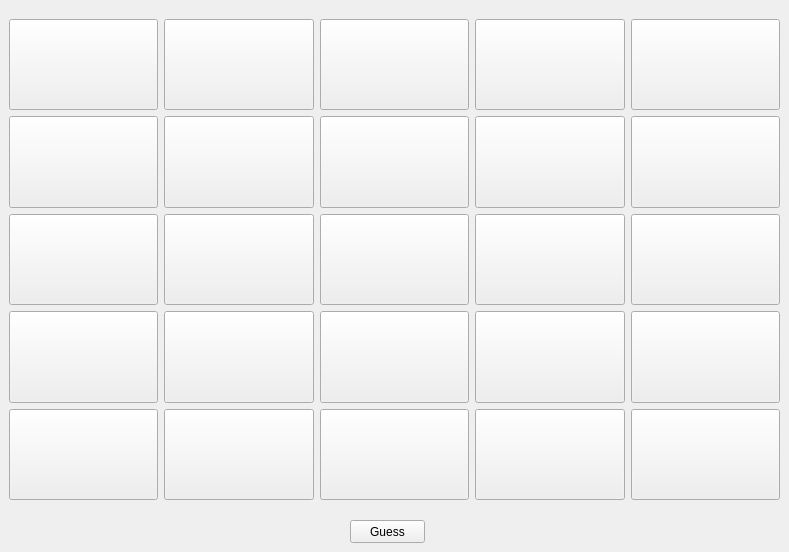
     <widget class="QWidget" name="GameField">
      <widget class="QWidget" name="gridLayoutWidget_4">
       <property name="geometry">
        <rect>
         <x>9</x>
         <y>19</y>
         <width>771</width>
         <height>481</height>
        </rect>
       </property>
       <layout class="QGridLayout" name="gridLayout_4">
        <item row="3" column="4">
         <widget class="HoverPushButton" name="cardButton20">
          <property name="sizePolicy">
           <sizepolicy hsizetype="Preferred" vsizetype="Preferred">
            <horstretch>0</horstretch>
            <verstretch>0</verstretch>
           </sizepolicy>
          </property>
          <property name="text">
           <string/>
          </property>
         </widget>
        </item>
        <item row="3" column="3">
         <widget class="HoverPushButton" name="cardButton19">
          <property name="sizePolicy">
           <sizepolicy hsizetype="Preferred" vsizetype="Preferred">
            <horstretch>0</horstretch>
            <verstretch>0</verstretch>
           </sizepolicy>
          </property>
          <property name="text">
           <string/>
          </property>
         </widget>
        </item>
        <item row="3" column="2">
         <widget class="HoverPushButton" name="cardButton18">
          <property name="sizePolicy">
           <sizepolicy hsizetype="Preferred" vsizetype="Preferred">
            <horstretch>0</horstretch>
            <verstretch>0</verstretch>
           </sizepolicy>
          </property>
          <property name="text">
           <string/>
          </property>
         </widget>
        </item>
        <item row="2" column="3">
         <widget class="HoverPushButton" name="cardButton14">
          <property name="sizePolicy">
           <sizepolicy hsizetype="Preferred" vsizetype="Preferred">
            <horstretch>0</horstretch>
            <verstretch>0</verstretch>
           </sizepolicy>
          </property>
          <property name="text">
           <string/>
          </property>
         </widget>
        </item>
        <item row="2" column="4">
         <widget class="HoverPushButton" name="cardButton15">
          <property name="sizePolicy">
           <sizepolicy hsizetype="Preferred" vsizetype="Preferred">
            <horstretch>0</horstretch>
            <verstretch>0</verstretch>
           </sizepolicy>
          </property>
          <property name="text">
           <string/>
          </property>
         </widget>
        </item>
        <item row="3" column="0">
         <widget class="HoverPushButton" name="cardButton16">
          <property name="sizePolicy">
           <sizepolicy hsizetype="Preferred" vsizetype="Preferred">
            <horstretch>0</horstretch>
            <verstretch>0</verstretch>
           </sizepolicy>
          </property>
          <property name="text">
           <string/>
          </property>
         </widget>
        </item>
        <item row="3" column="1">
         <widget class="HoverPushButton" name="cardButton17">
          <property name="sizePolicy">
           <sizepolicy hsizetype="Preferred" vsizetype="Preferred">
            <horstretch>0</horstretch>
            <verstretch>0</verstretch>
           </sizepolicy>
          </property>
          <property name="text">
           <string/>
          </property>
         </widget>
        </item>
        <item row="2" column="0">
         <widget class="HoverPushButton" name="cardButton11">
          <property name="sizePolicy">
           <sizepolicy hsizetype="Preferred" vsizetype="Preferred">
            <horstretch>0</horstretch>
            <verstretch>0</verstretch>
           </sizepolicy>
          </property>
          <property name="text">
           <string/>
          </property>
         </widget>
        </item>
        <item row="0" column="1">
         <widget class="HoverPushButton" name="cardButton2">
          <property name="sizePolicy">
           <sizepolicy hsizetype="Preferred" vsizetype="Preferred">
            <horstretch>0</horstretch>
            <verstretch>0</verstretch>
           </sizepolicy>
          </property>
          <property name="text">
           <string/>
          </property>
         </widget>
        </item>
        <item row="0" column="2">
         <widget class="HoverPushButton" name="cardButton3">
          <property name="sizePolicy">
           <sizepolicy hsizetype="Preferred" vsizetype="Preferred">
            <horstretch>0</horstretch>
            <verstretch>0</verstretch>
           </sizepolicy>
          </property>
          <property name="text">
           <string/>
          </property>
         </widget>
        </item>
        <item row="0" column="4">
         <widget class="HoverPushButton" name="cardButton5">
          <property name="sizePolicy">
           <sizepolicy hsizetype="Preferred" vsizetype="Preferred">
            <horstretch>0</horstretch>
            <verstretch>0</verstretch>
           </sizepolicy>
          </property>
          <property name="text">
           <string/>
          </property>
         </widget>
        </item>
        <item row="0" column="3">
         <widget class="HoverPushButton" name="cardButton4">
          <property name="sizePolicy">
           <sizepolicy hsizetype="Preferred" vsizetype="Preferred">
            <horstretch>0</horstretch>
            <verstretch>0</verstretch>
           </sizepolicy>
          </property>
          <property name="text">
           <string/>
          </property>
         </widget>
        </item>
        <item row="1" column="0">
         <widget class="HoverPushButton" name="cardButton6">
          <property name="sizePolicy">
           <sizepolicy hsizetype="Preferred" vsizetype="Preferred">
            <horstretch>0</horstretch>
            <verstretch>0</verstretch>
           </sizepolicy>
          </property>
          <property name="text">
           <string/>
          </property>
         </widget>
        </item>
        <item row="1" column="1">
         <widget class="HoverPushButton" name="cardButton7">
          <property name="sizePolicy">
           <sizepolicy hsizetype="Preferred" vsizetype="Preferred">
            <horstretch>0</horstretch>
            <verstretch>0</verstretch>
           </sizepolicy>
          </property>
          <property name="text">
           <string/>
          </property>
         </widget>
        </item>
        <item row="2" column="1">
         <widget class="HoverPushButton" name="cardButton12">
          <property name="sizePolicy">
           <sizepolicy hsizetype="Preferred" vsizetype="Preferred">
            <horstretch>0</horstretch>
            <verstretch>0</verstretch>
           </sizepolicy>
          </property>
          <property name="text">
           <string/>
          </property>
         </widget>
        </item>
        <item row="0" column="0">
         <widget class="HoverPushButton" name="cardButton1">
          <property name="sizePolicy">
           <sizepolicy hsizetype="Preferred" vsizetype="Preferred">
            <horstretch>0</horstretch>
            <verstretch>0</verstretch>
           </sizepolicy>
          </property>
          <property name="text">
           <string/>
          </property>
         </widget>
        </item>
        <item row="1" column="3">
         <widget class="HoverPushButton" name="cardButton9">
          <property name="sizePolicy">
           <sizepolicy hsizetype="Preferred" vsizetype="Preferred">
            <horstretch>0</horstretch>
            <verstretch>0</verstretch>
           </sizepolicy>
          </property>
          <property name="text">
           <string/>
          </property>
         </widget>
        </item>
        <item row="1" column="2">
         <widget class="HoverPushButton" name="cardButton8">
          <property name="sizePolicy">
           <sizepolicy hsizetype="Preferred" vsizetype="Preferred">
            <horstretch>0</horstretch>
            <verstretch>0</verstretch>
           </sizepolicy>
          </property>
          <property name="text">
           <string/>
          </property>
         </widget>
        </item>
        <item row="1" column="4">
         <widget class="HoverPushButton" name="cardButton10">
          <property name="sizePolicy">
           <sizepolicy hsizetype="Preferred" vsizetype="Preferred">
            <horstretch>0</horstretch>
            <verstretch>0</verstretch>
           </sizepolicy>
          </property>
          <property name="text">
           <string/>
          </property>
         </widget>
        </item>
        <item row="2" column="2">
         <widget class="HoverPushButton" name="cardButton13">
          <property name="sizePolicy">
           <sizepolicy hsizetype="Preferred" vsizetype="Preferred">
            <horstretch>0</horstretch>
            <verstretch>0</verstretch>
           </sizepolicy>
          </property>
          <property name="text">
           <string/>
          </property>
         </widget>
        </item>
        <item row="4" column="0">
         <widget class="HoverPushButton" name="cardButton21">
          <property name="sizePolicy">
           <sizepolicy hsizetype="Preferred" vsizetype="Preferred">
            <horstretch>0</horstretch>
            <verstretch>0</verstretch>
           </sizepolicy>
          </property>
          <property name="text">
           <string/>
          </property>
         </widget>
        </item>
        <item row="4" column="1">
         <widget class="HoverPushButton" name="cardButton22">
          <property name="sizePolicy">
           <sizepolicy hsizetype="Preferred" vsizetype="Preferred">
            <horstretch>0</horstretch>
            <verstretch>0</verstretch>
           </sizepolicy>
          </property>
          <property name="text">
           <string/>
          </property>
         </widget>
        </item>
        <item row="4" column="2">
         <widget class="HoverPushButton" name="cardButton23">
          <property name="sizePolicy">
           <sizepolicy hsizetype="Preferred" vsizetype="Preferred">
            <horstretch>0</horstretch>
            <verstretch>0</verstretch>
           </sizepolicy>
          </property>
          <property name="text">
           <string/>
          </property>
         </widget>
        </item>
        <item row="4" column="3">
         <widget class="HoverPushButton" name="cardButton24">
          <property name="sizePolicy">
           <sizepolicy hsizetype="Preferred" vsizetype="Preferred">
            <horstretch>0</horstretch>
            <verstretch>0</verstretch>
           </sizepolicy>
          </property>
          <property name="text">
           <string/>
          </property>
         </widget>
        </item>
        <item row="4" column="4">
         <widget class="HoverPushButton" name="cardButton25">
          <property name="sizePolicy">
           <sizepolicy hsizetype="Preferred" vsizetype="Preferred">
            <horstretch>0</horstretch>
            <verstretch>0</verstretch>
           </sizepolicy>
          </property>
          <property name="text">
           <string/>
          </property>
         </widget>
        </item>
       </layout>
      </widget>
      <widget class="QPushButton" name="guessButton">
       <property name="geometry">
        <rect>
         <x>350</x>
         <y>520</y>
         <width>75</width>
         <height>23</height>
        </rect>
       </property>
       <property name="text">
        <string>Guess</string>
       </property>
      </widget>
     </widget>
